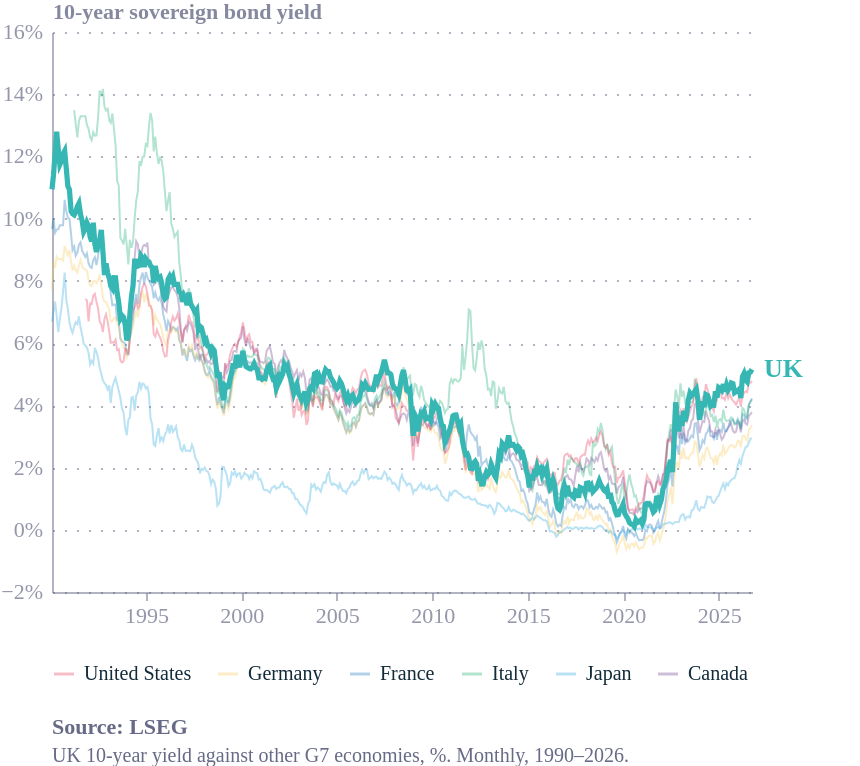

Express this chart as Vega-Lite.
### Vega-Lite specification from a JSON file in a GitHub repository (floating-point values rounded to 4 significant figures; data arrays with more than 128 entries replaced by an {"elided": "..."} marker saying what was removed)
{"config": {"font": "Circular Std", "text": {"color": "#676A86", "align": "left", "baseline": "middle", "dx": 7, "dy": 0, "fontSize": 11}, "view": {"stroke": "transparent", "continuousWidth": 400, "continuousHeight": 300, "discreteWidth": 400, "discreteHeight": 300, "fill": "transparent"}, "range": {"category": ["#36B7B4", "#E6224B", "#F4C245", "#0063AF", "#00A767", "#179FDB", "#EB5C2E", "#5C267B", "#122B39"], "diverging": ["#E6224B", "#E54753", "#C9C9C9", "#179FDB", "#122B39"], "heatmap": ["#C9C9C9", "#179FDB", "#0063AF", "#122B39"], "ordinal": ["#00A767", "#36B7B4", "#179FDB", "#0063AF", "#243B5A"]}, "bar": {"color": "#179fdb"}, "line": {"color": "#e6224b"}, "rule": {"color": "#676A86"}, "area": {"opacity": 0.8}, "point": {"filled": true, "size": 80, "color": "#e6224b", "opacity": 0.95}, "geoshape": {"stroke": "white", "strokeWidth": 0.3}, "rect": {"fill": "#d6d4d4", "opacity": 0.3}, "axis": {"labelColor": "#676A86", "labelFontSize": 11, "labelFont": "Circular Std", "labelOpacity": 0.7, "tickColor": "#676A86", "tickOpacity": 0.5, "domainColor": "#676A86", "domainOpacity": 0.5, "gridColor": "#676A86", "gridDash": [2, 2], "gridOpacity": 0.5, "title": null, "titleColor": "#676A86", "titleOpacity": 0.8, "tickSize": 4}, "axisXDiscrete": {"grid": false, "labelAngle": 0, "tickCount": 10, "tickOpacity": 0.5, "title": null}, "axisYDiscrete": {"ticks": false, "labelPadding": 5}, "axisXTemporal": {"grid": false, "ticks": true}, "axisXQuantitative": {"grid": true}, "axisYQuantitative": {"gridColor": "#676A86", "gridDash": [1, 5], "gridOpacity": 0.5, "ticks": false, "labelPadding": 5, "tickCount": 8, "titleAngle": 0, "titleAlign": "left", "titleBaseline": "bottom", "titleX": 0, "titleY": -5}, "title": {"color": "#676A86E6", "subtitleColor": "#676A86", "font": "Circular Std", "subtitleFont": "Circular Std", "anchor": "start", "fontSize": 14, "subtitleFontSize": 12, "subtitlePadding": 4, "offset": 0, "frame": "group"}, "legend": {"titleColor": "#122b39", "title": null, "labelColor": "#122b39", "labelFontSize": 11}, "background": "white"}, "layer": [{"data": {"name": "data-a0754ab29cd5465b4481a36b976088de"}, "mark": {"type": "line", "opacity": 0.3, "strokeWidth": 1}, "encoding": {"color": {"field": "country", "legend": {"direction": "horizontal", "labelFontSize": 10, "orient": "bottom", "title": null}, "scale": {"domain": ["United States", "Germany", "France", "Italy", "Japan", "Canada"], "range": ["#E6224B", "#F4C245", "#0063AF", "#00A767", "#179FDB", "#5C267B"]}, "type": "nominal"}, "detail": {"field": "country", "type": "nominal"}, "x": {"axis": {"format": "%Y", "tickCount": 8}, "field": "date", "title": null, "type": "temporal"}, "y": {"axis": {"labelExpr": "datum.label + '%'"}, "field": "yield", "scale": {"zero": true}, "title": "10-year sovereign bond yield", "type": "quantitative"}}}, {"data": {"name": "data-9eac4024c24fc6f48b3e964628ce1185"}, "mark": {"type": "line", "color": "#36B7B4", "strokeWidth": 2.6}, "encoding": {"x": {"field": "date", "type": "temporal"}, "y": {"field": "yield", "type": "quantitative"}}}, {"data": {"name": "data-9eac4024c24fc6f48b3e964628ce1185"}, "mark": {"type": "text", "align": "left", "color": "#36B7B4", "dx": 6, "fontSize": 13, "fontWeight": "bold"}, "encoding": {"text": {"value": "UK"}, "x": {"aggregate": "max", "field": "date", "type": "temporal"}, "y": {"aggregate": {"argmax": "date"}, "field": "yield", "type": "quantitative"}}}], "height": 280, "padding": {"right": 28}, "title": {"text": "Source: LSEG", "anchor": "start", "color": "#676A86", "dy": 12, "fontSize": 11, "orient": "bottom", "subtitle": ["UK 10-year yield against other G7 economies, %. Monthly, 1990–2026."], "subtitleColor": "#676A86", "subtitleFontSize": 10}, "width": 350, "$schema": "https://vega.github.io/schema/vega-lite/v6.4.1.json", "datasets": {"data-a0754ab29cd5465b4481a36b976088de": {"elided": "2561 records"}, "data-9eac4024c24fc6f48b3e964628ce1185": {"elided": "441 records"}}}
